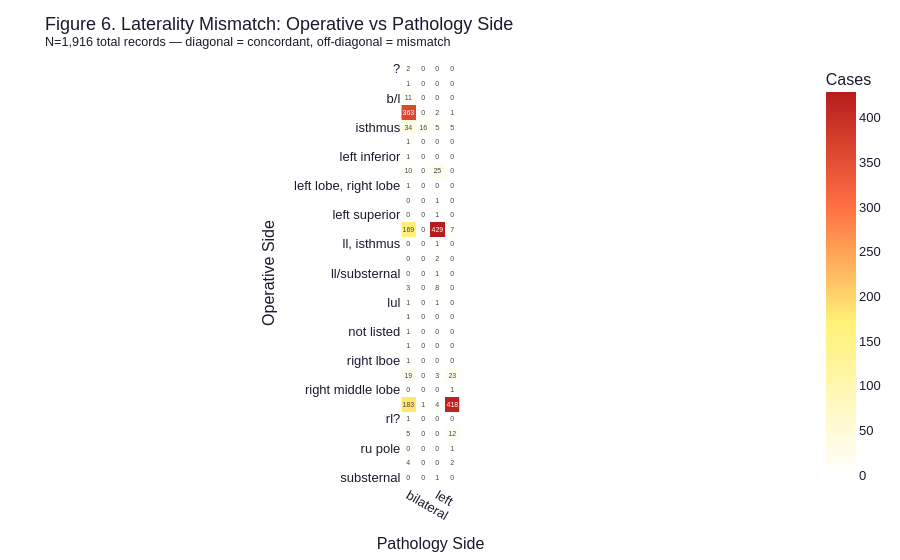

The code cell stored with this chart in its notebook:
### Markdown cell above
## Figure 6 — Laterality Mismatch Heatmap

### Code cell
df6 = (
    lat.dropna(subset=['operative_side', 'path_side'])
    .groupby(['operative_side', 'path_side'], as_index=False)
    .size()
    .rename(columns={'size': 'count'})
)
pivot6 = df6.pivot(index='operative_side', columns='path_side', values='count').fillna(0).astype(int)

fig6 = px.imshow(
    pivot6,
    text_auto=True,
    color_continuous_scale=[
        [0.0, '#ffffff'], [0.4, '#FFF176'], [0.7, '#FF7043'], [1.0, '#B71C1C']
    ],
    labels={'color': 'Cases', 'x': 'Pathology Side', 'y': 'Operative Side'},
    aspect='equal',
)
fig6.update_layout(
    **PLOTLY_LAYOUT,
    title=(
        f'Figure 6. Laterality Mismatch: Operative vs Pathology Side<br>'
        f'<sup>N={len(lat):,} total records — diagonal = concordant, off-diagonal = mismatch</sup>'
    ),
)
fig6.show()
save_fig(fig6, 'fig6_laterality_mismatch_heatmap')

### Figure 1 — Plotly figure (JSON) as saved in the notebook; plotly's stock layout.template omitted (floating-point values rounded to 4 significant figures)
{"data": [{"coloraxis": "coloraxis", "hovertemplate": "Pathology Side: %{x}<br>Operative Side: %{y}<br>Cases: %{z}<extra></extra>", "name": "0", "texttemplate": "%{z}", "type": "heatmap", "x": ["bilateral", "isthmus", "left", "right"], "xaxis": "x", "y": ["?", "adherent to lt. ant tracheal ring", "b/l", "bilateral", "isthmus", "left", "left inferior", "left lobe", "left lobe, right lobe", "left lower pole", "left superior", "ll", "ll, isthmus", "ll, substernal", "ll/substernal", "lll", "lul", "lul?", "not listed", "not reported", "right lboe", "right lobe", "right middle lobe", "rl", "rl?", "rll", "ru pole", "rul", "substernal"], "yaxis": "y", "z": [[2, 0, 0, 0], [1, 0, 0, 0], [11, 0, 0, 0], [363, 0, 2, 1], [34, 16, 5, 5], [1, 0, 0, 0], [1, 0, 0, 0], [10, 0, 25, 0], [1, 0, 0, 0], [0, 0, 1, 0], [0, 0, 1, 0], [169, 0, 429, 7], [0, 0, 1, 0], [0, 0, 2, 0], [0, 0, 1, 0], [3, 0, 8, 0], [1, 0, 1, 0], [1, 0, 0, 0], [1, 0, 0, 0], [1, 0, 0, 0], [1, 0, 0, 0], [19, 0, 3, 23], [0, 0, 0, 1], [183, 1, 4, 418], [1, 0, 0, 0], [5, 0, 0, 12], [0, 0, 0, 1], [4, 0, 0, 2], [0, 0, 1, 0]]}], "layout": {"coloraxis": {"colorbar": {"title": {"text": "Cases"}}, "colorscale": [[0.0, "#ffffff"], [0.4, "#FFF176"], [0.7, "#FF7043"], [1.0, "#B71C1C"]]}, "font": {"color": "#1a1a2e", "family": "Arial, sans-serif", "size": 13}, "margin": {"b": 60, "l": 60, "r": 30, "t": 60}, "paper_bgcolor": "white", "plot_bgcolor": "white", "title": {"text": "Figure 6. Laterality Mismatch: Operative vs Pathology Side<br><sup>N=1,916 total records — diagonal = concordant, off-diagonal = mismatch</sup>"}, "xaxis": {"anchor": "y", "constrain": "domain", "domain": [0.0, 1.0], "scaleanchor": "y", "title": {"text": "Pathology Side"}}, "yaxis": {"anchor": "x", "autorange": "reversed", "constrain": "domain", "domain": [0.0, 1.0], "title": {"text": "Operative Side"}}}}
